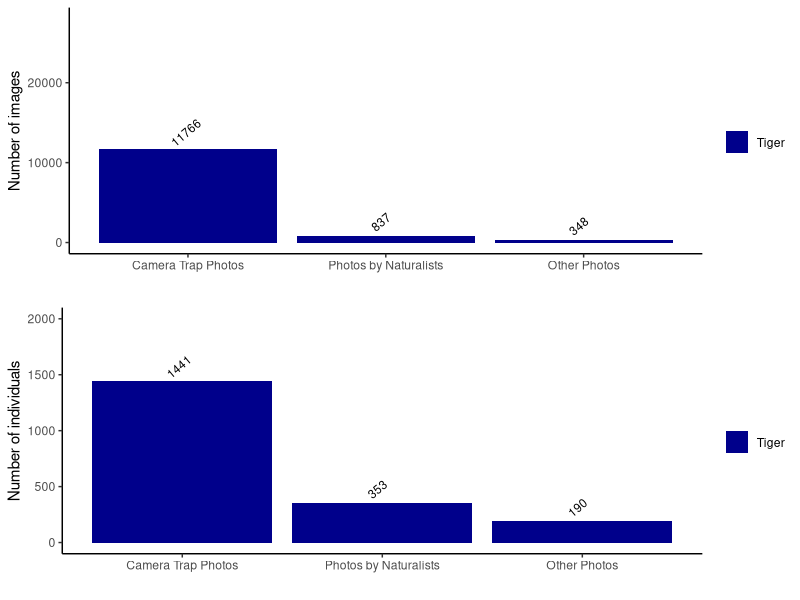

Write R code to recreate this figure. (Note: this script raises an error after producing the figure.)
## ---- chunk 1
Tiger<-read.csv("Animal_cature_details.csv",header = T)
Tiger$name<-rep("Tiger",nrow(Tiger))
Tiger<-Tiger[!duplicated(Tiger),]
leopard<-read.csv("leopard_capture_details.csv",header = T)
leopard$name<-rep("leopard",nrow(leopard))
leopard<-leopard[!duplicated(leopard),]
require(dplyr)
require(ggplot2)
animal_data<-bind_rows(Tiger,leopard)
## ---- chunk 2
require(ggplot2)
require(gridExtra)
library(tidyr)
CPMD<-group_by(animal_data[is.na(animal_data$CPMD)==F,],CPMD,name)%>%
  summarise(value=n(),indivi=n_distinct(id))%>%
  as.data.frame()
CPMD$CPMD<-ordered(CPMD$CPMD,levels=c("CT","PH","CP","DE","FD","PE","MV"))
spread_CPMD<-spread(CPMD[,-4],key = c("CPMD"),value = c("value"),fill = 0)
spread_CPMD$rest_all<-rowSums(spread_CPMD[,4:8])
spread_CPMD<-spread_CPMD[,c(1,2,3,9)]
CPMD_img<-spread_CPMD%>%pivot_longer(!name, names_to="CPMD",values_to="count")%>%as.data.frame()
CPMD_img$name<-ordered(CPMD_img$name,levels=c("Tiger","leopard"))
cmpd_plot<-ggplot(data = CPMD_img,aes(y=count,x=CPMD,fill=as.factor(name)))
number<-cmpd_plot+geom_bar(stat="identity",position =position_dodge(0.9) )+
  geom_text(aes(label=count),hjust=0.25,vjust=-1,size=3,position = position_dodge(0.9),angle=40)+
  ylim(c(0,28000))+
  labs(x="",y="Number of images",label="Species")+
  theme_classic()+
  scale_fill_manual(name="",values=c("Darkblue","green"),labels=c("Tiger","Leopard"))+
  scale_x_discrete(labels=c("Camera Trap Photos","Photos by Naturalists","Other Photos"))

#indviduals
spread_ind<-spread(CPMD[,-3],key = c("CPMD"),value = c("indivi"),fill = 0)
spread_ind$rest_all<-rowSums(spread_ind[,4:8])
spread_ind<-spread_ind[,c(1,2,3,9)]
CPMD_ind<-spread_ind%>%pivot_longer(!name, names_to="CPMD",values_to="count")%>%as.data.frame()
CPMD_ind$name<-ordered(CPMD_ind$name,levels=c("Tiger","leopard"))
cmpd_plot_ind<-ggplot(data = CPMD_ind,aes(y=count,x=CPMD,fill=as.factor(name)))
ind<-cmpd_plot_ind+geom_bar(stat="identity",position =position_dodge(0.9) )+
  geom_text(aes(label=count),hjust=0.25,vjust=-1,size=3,position = position_dodge(0.9),angle=40)+
  ylim(c(0,2000))+
  labs(x="",y="Number of individuals",label="")+
  theme_classic()+
  scale_fill_manual(name="",values=c("Darkblue","green"),labels=c("Tiger","Leopard"))+
  scale_x_discrete(labels=c("Camera Trap Photos","Photos by Naturalists","Other Photos"))
grid.arrange(number,ind,nrow=2)
## ---- chunk 3
library(ggplot2)
#tiger
camera_trap_data_tiger<-Tiger[Tiger$CPMD=="CT",]
camera_trap_data_tiger<-camera_trap_data_tiger[is.na(camera_trap_data_tiger$CPMD)==F,]
ploting_hist_tiger<-group_by(camera_trap_data_tiger,id)%>%summarise(count=n())%>%as.data.frame()
ploting_hist_tiger<-ploting_hist_tiger[order(ploting_hist_tiger$count),]
ploting_hist_tiger$intervel<-c("<=10","11-20","21-30","31-40", "41-50", ">50")[
  findInterval(ploting_hist_tiger$count,c(0,11,21,31,41,51,Inf))
]
ploting_hist_tiger$intervel<-ordered(ploting_hist_tiger$intervel,levels=c("<=10","11-20","21-30","31-40", "41-50", ">50"))
final_plot_tiger<-group_by(ploting_hist_tiger,intervel)%>%summarise(count=n())%>%as.data.frame()
#leopard
camera_trap_data_leo<-leopard[leopard$CPMD=="CT",]
camera_trap_data_leo<-camera_trap_data_leo[is.na(camera_trap_data_leo$CPMD)==F,]
ploting_hist_leo<-group_by(camera_trap_data_leo,id)%>%summarise(count=n())%>%as.data.frame()
ploting_hist_leo<-ploting_hist_leo[order(ploting_hist_leo$count),]
ploting_hist_leo$intervel<-c("<=10","11-20","21-30","31-40", "41-50", ">50")[
  findInterval(ploting_hist_leo$count,c(0,11,21,31,41,51,Inf))
]
ploting_hist_leo$intervel<-ordered(ploting_hist_leo$intervel,levels=c("<=10","11-20","21-30","31-40", "41-50", ">50"))
final_plot_leo<-group_by(ploting_hist_leo,intervel)%>%summarise(count=n())%>%as.data.frame()
final_plot_leo$name<-rep("Leopard",nrow(final_plot_leo))
final_plot_tiger$name<-rep("Tiger",nrow(final_plot_tiger))
final_plot<-bind_rows(final_plot_leo,final_plot_tiger)
final_plot$name<-ordered(final_plot$name,levels=c("Tiger","Leopard"))
hist_p<-ggplot(data = final_plot,aes(y=count,x=intervel,fill=name))
hist_p+geom_bar(stat="identity",position = position_dodge(0.9))+labs(x="Number of Images per Individual",y="Number of Individuals")+theme_classic()+
  ylim(c(0,1200))+geom_text(aes(label=count),hjust=0.2,vjust=-1,size=2,position = position_dodge(0.9),angle=20)+
  theme(axis.text.x = element_text(size = 8))+
  scale_fill_manual(name="",values=c("Darkblue","green"),labels=c("Tiger","Leopard"))
## ---- chunk 4
camera_trap_data<-bind_rows(camera_trap_data_leo,camera_trap_data_tiger)
camera_trap_data$side[grep("L",camera_trap_data$side)]<-"L"
camera_trap_data$side[grep("R",camera_trap_data$side)]<-"R"
flanks<-group_by(camera_trap_data,id,side,name)%>%summarise(number=n())%>%as.data.frame()

library(tidyr)
require(gridExtra)
flank_plot<-spread(data = flanks,key = "side",value = "number",fill = 0)
flank_plot<-flank_plot[,-5]
flank_plot<-flank_plot[is.na(flank_plot$name)==F,]
flank_plot$name<-stringr::str_replace(flank_plot$name,"leopard","Leopard")
flank_plot$name<-ordered(flank_plot$name,levels=c("Tiger","Leopard"))

spread_plot<-ggplot(data =  flank_plot,aes(x=log10(L),y=log10(R),color=name))
spread_plot+geom_point(shape=19,size=1.6)+labs(x="Number of left flank per individuals \n (in log scale base 10)",y="Number of right flank per individuals\n(in log base 10 scale)")+
  geom_abline(slope = 1, intercept = 0)+theme_classic()+scale_color_manual(values=c("Darkblue","green"),labels=c("Tiger","Leopard"),name="")

## ---- chunk 5
require(lubridate)
require(data.table)
camera_trap_data<-camera_trap_data[is.na(camera_trap_data$time_seen)==F,]
camera_trap_data$time_seen<-as_datetime(camera_trap_data$time_seen)

time_data<-as_datetime(camera_trap_data$time_seen,tz="GMT")
time_data<-format(time_data,format = "%H%M%S")
time_data<-time_data%>%na.omit()
Time_block=as.POSIXct(strptime(c("060000","180000"),"%H%M%S"),tz="GMT")
Time_block<-format(Time_block,format = "%H%M%S")
time_of_day<-case_when(
between(time_data,Time_block[1],Time_block[2]) ~"morning",
        TRUE ~"night")
Time_data_frame<-data.frame(time=time_data,class=time_of_day,name=camera_trap_data$name)
Bar_chart<-group_by(Time_data_frame,class,name)%>%summarise(count=n())%>%as.data.frame()
Bar_chart$name<-stringr::str_replace(Bar_chart$name,"leopard","Leopard")
Bar_chart$name<-ordered(Bar_chart$name,levels=c("Tiger","Leopard"))
barp<-ggplot(data = Bar_chart,aes(x=class,y=count,fill=name))
barp+geom_bar(stat = "identity",color="black",position = position_dodge(0.9))+
  theme_classic()+labs(x="",y="Number of Images")+
  scale_x_discrete(breaks=unique(Bar_chart$class),labels=c("Day-time (0600 - 1800 Hrs)","Night-time (1801 - 0559 Hrs)"))+
  geom_text(aes(label=count),hjust=0.2,vjust=-1,size=5,position = position_dodge(0.9),angle=20)+ylim(c(0,23000))+
  scale_fill_manual(name="",values = c("Darkblue","green"),labels=c("Tiger","Leopard"))
## ---- chunk 6
## number of images 
require(dplyr)
require(ggplot2)
require(gridExtra)
camera_trap_data$name<-stringr::str_replace(camera_trap_data$name,"leopard","Leopard")
img_site<-group_by(camera_trap_data,site,name)%>%summarise(count=n(),disti_ind=n_distinct(id))%>%as.data.frame()
img_site<-na.omit(img_site)
img_site<-img_site[order(-img_site$count),]
img_site$site<-ordered(img_site$site,levels=unique(img_site$site))
levels(img_site$site)<-c("Nagarahole","Bandipur","Bhadra","Wayanad", "BiligiriRT", "Anshi-Dandeli","Kudremukh","CauveryMM",
                         "Tithimathi","Mhadei","Pench(Mah)", "Goa" )
img_site$name<-ordered(img_site$name,levels=c("Tiger","Leopard"))
plot_img<-ggplot(data = img_site,aes(x=site,y=count,fill=name))+geom_bar(stat = "identity",position = position_dodge(0.9))+theme_classic()+theme(axis.text.x = element_text(angle = 45,vjust = 0.5))+
  labs(x="Number of images",y="")+
  scale_fill_manual(name="",values=c("Darkblue","green"),labels=c("Tiger","Leopard"))
## number of individuals. 
plot_ind<-ggplot(data = img_site,aes(x=site,y=disti_ind,fill=name))+geom_bar(stat = "identity",position = position_dodge(0.9))+theme_classic()+theme(axis.text.x = element_text(angle = 45,vjust = 0.5))+
  labs(x="Number of individuals",y="")+
  scale_fill_manual(name="",values=c("Darkblue","green"),labels=c("Tiger","Leopard"))
grid.arrange(plot_img,plot_ind,nrow=1,ncol=2)

library(knitr)
names(img_site)<-c("Camera trapsites","Speceis","number of images","number of individuals")
kable(img_site[img_site[,2]=="Tiger",],row.names = F,caption = "Tiger images")
kable(img_site[img_site[,2]=="Leopard",],row.names = F,caption = "Leopard images")
